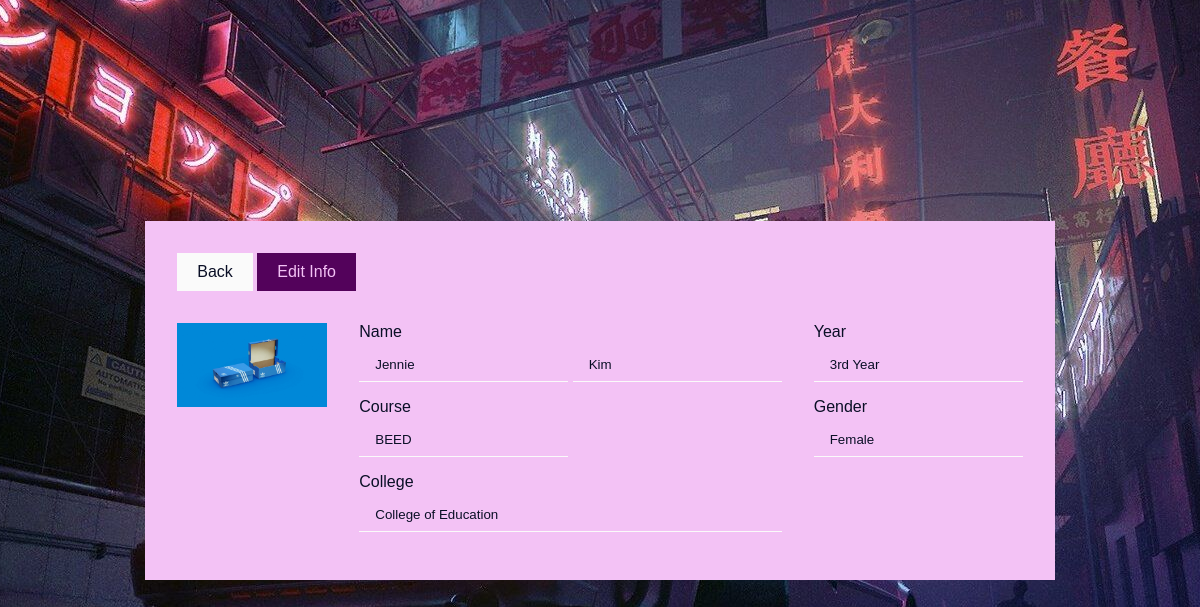
The app's page /studentView.php?id=2 (signed in) with its own data.
### tables this page shows
CREATE TABLE `student` (
  `id` int NOT NULL,
  `displayId` varchar(12) NOT NULL,
  `firstName` varchar(64) NOT NULL,
  `lastName` varchar(64) NOT NULL,
  `course` varchar(64) NOT NULL,
  `college` varchar(64) NOT NULL,
  `year` varchar(16) DEFAULT NULL,
  `gender` varchar(10) NOT NULL,
  `studentImg` varchar(128) NOT NULL
);

### studentView.php (the view, shortened to what this page needs)
<?php
include("server.php");
?>
<!DOCTYPE html>
<html lang="en">
<head>
    <link rel="stylesheet" href="https://cdn.jsdelivr.net/npm/bootstrap-icons@1.9.1/font/bootstrap-icons.css">
    <link href="assets/css/style.css" rel="stylesheet" />
</head>
<body>
    <main>
        <?php
        $id = $_GET['id'];
        $query = "SELECT * FROM student WHERE id = '$id'";
        $result = mysqli_query($db, $query);
        $row = mysqli_fetch_assoc($result);
        ?>
        <a href="javascript:history.back()" class="back-btn">Back</a>
        <a href="studentEdit.php?id=<?php echo $id ?>" class="add-btn">Edit Info</a>
        <div class="row">
            <div class="col-img">
                <div class="img-container">
                    <img src="images/<?php echo $row['studentImg'] ?>" class="student-img">
                </div>
            </div>
            <div class="col-center">
                <label for="">Name</label>
                <input type="text" name="firstName" placeholder="First Name" value="<?php echo $row['firstName'] ?>" readonly>
                <input type="text" name="lastName" value="<?php echo $row['lastName'] ?>" readonly>
                <label for="course">Course</label>
                <input type="text" name="course" value="<?php echo $row['course'] ?>" readonly>
                <label for="college">College</label>
                <input type="text" name="college" id="college-input" value="<?php echo $row['college'] ?>" readonly>
            </div>
            <div class="col-right">
                <label for="year">Year</label>
                <input type="text" name="year" value="<?php echo $row['year'] ?>" readonly>
                <label for="gender">Gender</label>
                <input type="text" name="gender" value="<?php echo $row['gender'] ?>" readonly>
            </div>
        </div>
    </main>
</body>
</html>

### style.css (style rules this page uses)
* { box-sizing: border-box; }
:root { --primary-color: #0A0F26; --off-color: #fafafa; --fade-color: rgba(223, 223, 223, 0.08); --base-color: #f3c2f5; --secondary-color: #53025b; }
* { font-family: 'Rubik', sans-serif; font-weight: 400; color: var(--primary-color); }
a { text-decoration: none; position: relative; }
body { background-image: url('../img/bg.jpg'); background-repeat: no-repeat; background-attachment: fixed; background-position: center; height: 100vh; margin: 0; overflow: hidden; display: flex; align-items: center; justify-content: center; }
main { background-color: var(--base-color); padding: 2rem; }
.add-btn { background-color: var(--secondary-color); color: var(--base-color); display: inline-block; width: fit-content; padding: 10px 20px; margin-bottom: 1rem; transition: 300ms; }
.back-btn { background-color: var(--off-color); color: var(--primary-color); display: inline-block; width: fit-content; padding: 10px 20px; margin-bottom: 1rem; transition: 300ms; }
.img-container { width: fit-content; }
.img-container img { width: 150px; }
label { display: block; margin-bottom: 0.5rem; }
input, select { margin-bottom: 1rem; }
input[type="text"] { height: 2rem; width: fit-content; padding: 1rem; outline: 0; border: 0; border-bottom: 1px solid var(--off-color); background-color: transparent; }
#college-input { width: 100%; }
.row { display: flex; margin: auto; margin-top: 1rem; }
.col-img, .col-center { margin-right: 2rem; }

### records on screen
student: studentImg (picture), firstName "Jennie", lastName "Kim", course "BEED", college "College of Education", year "3rd Year", gender "Female"
